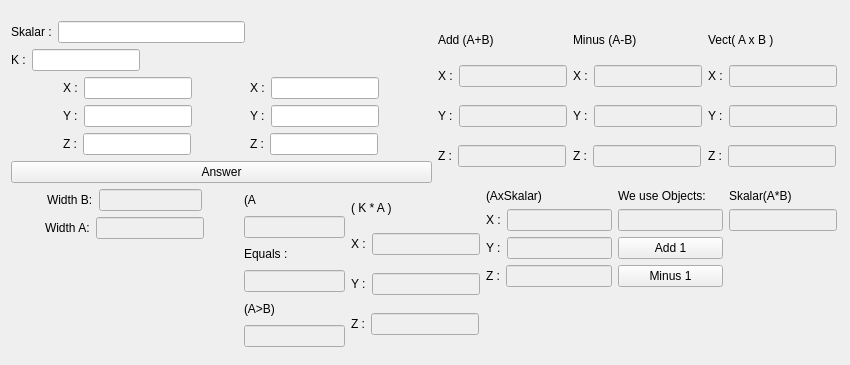
<?xml version="1.0" encoding="UTF-8"?>
<ui version="4.0">
 <class>MainWindow</class>
 <widget class="QMainWindow" name="MainWindow">
  <property name="geometry">
   <rect>
    <x>0</x>
    <y>0</y>
    <width>850</width>
    <height>365</height>
   </rect>
  </property>
  <property name="minimumSize">
   <size>
    <width>850</width>
    <height>365</height>
   </size>
  </property>
  <property name="maximumSize">
   <size>
    <width>850</width>
    <height>365</height>
   </size>
  </property>
  <property name="cursor">
   <cursorShape>PointingHandCursor</cursorShape>
  </property>
  <property name="mouseTracking">
   <bool>true</bool>
  </property>
  <property name="windowTitle">
   <string>MainWindow</string>
  </property>
  <property name="windowIcon">
   <iconset resource="res.qrc">
    <normaloff>:/image/puzzle.ico</normaloff>:/image/puzzle.ico</iconset>
  </property>
  <widget class="QWidget" name="centralWidget">
   <widget class="QWidget" name="layoutWidget">
    <property name="geometry">
     <rect>
      <x>0</x>
      <y>10</y>
      <width>848</width>
      <height>348</height>
     </rect>
    </property>
    <layout class="QGridLayout" name="gridLayout_2">
     <item row="0" column="0">
      <layout class="QGridLayout" name="gridLayout">
       <item row="0" column="0">
        <layout class="QVBoxLayout" name="verticalLayout_14">
         <item>
          <layout class="QHBoxLayout" name="horizontalLayout_8">
           <item>
            <layout class="QVBoxLayout" name="verticalLayout_9">
             <item>
              <layout class="QHBoxLayout" name="horizontalLayout_9">
               <item>
                <widget class="QLabel" name="label_26">
                 <property name="text">
                  <string>Skalar :</string>
                 </property>
                </widget>
               </item>
               <item>
                <widget class="QLineEdit" name="line_skal"/>
               </item>
               <item>
                <spacer name="horizontalSpacer_2">
                 <property name="orientation">
                  <enum>Qt::Horizontal</enum>
                 </property>
                 <property name="sizeHint" stdset="0">
                  <size>
                   <width>40</width>
                   <height>20</height>
                  </size>
                 </property>
                </spacer>
               </item>
              </layout>
             </item>
             <item>
              <layout class="QHBoxLayout" name="horizontalLayout_22">
               <item>
                <widget class="QLabel" name="label_8">
                 <property name="sizePolicy">
                  <sizepolicy hsizetype="Fixed" vsizetype="Fixed">
                   <horstretch>0</horstretch>
                   <verstretch>0</verstretch>
                  </sizepolicy>
                 </property>
                 <property name="text">
                  <string>K :</string>
                 </property>
                </widget>
               </item>
               <item>
                <widget class="QLineEdit" name="line_K">
                 <property name="sizePolicy">
                  <sizepolicy hsizetype="Fixed" vsizetype="Fixed">
                   <horstretch>0</horstretch>
                   <verstretch>0</verstretch>
                  </sizepolicy>
                 </property>
                </widget>
               </item>
               <item>
                <spacer name="horizontalSpacer">
                 <property name="orientation">
                  <enum>Qt::Horizontal</enum>
                 </property>
                 <property name="sizeHint" stdset="0">
                  <size>
                   <width>40</width>
                   <height>20</height>
                  </size>
                 </property>
                </spacer>
               </item>
              </layout>
             </item>
            </layout>
           </item>
          </layout>
         </item>
         <item>
          <layout class="QHBoxLayout" name="horizontalLayout_7">
           <item>
            <layout class="QVBoxLayout" name="verticalLayout">
             <item>
              <layout class="QHBoxLayout" name="horizontalLayout_3">
               <item>
                <widget class="QLabel" name="label_3">
                 <property name="sizePolicy">
                  <sizepolicy hsizetype="Fixed" vsizetype="Fixed">
                   <horstretch>0</horstretch>
                   <verstretch>0</verstretch>
                  </sizepolicy>
                 </property>
                 <property name="text">
                  <string>X :</string>
                 </property>
                </widget>
               </item>
               <item>
                <widget class="QLineEdit" name="line_a_x">
                 <property name="sizePolicy">
                  <sizepolicy hsizetype="Fixed" vsizetype="Fixed">
                   <horstretch>0</horstretch>
                   <verstretch>0</verstretch>
                  </sizepolicy>
                 </property>
                </widget>
               </item>
              </layout>
             </item>
             <item>
              <layout class="QHBoxLayout" name="horizontalLayout">
               <item>
                <widget class="QLabel" name="label">
                 <property name="sizePolicy">
                  <sizepolicy hsizetype="Fixed" vsizetype="Fixed">
                   <horstretch>0</horstretch>
                   <verstretch>0</verstretch>
                  </sizepolicy>
                 </property>
                 <property name="text">
                  <string>Y :</string>
                 </property>
                </widget>
               </item>
               <item>
                <widget class="QLineEdit" name="line_a_y">
                 <property name="sizePolicy">
                  <sizepolicy hsizetype="Fixed" vsizetype="Fixed">
                   <horstretch>0</horstretch>
                   <verstretch>0</verstretch>
                  </sizepolicy>
                 </property>
                </widget>
               </item>
              </layout>
             </item>
             <item>
              <layout class="QHBoxLayout" name="horizontalLayout_2">
               <item>
                <widget class="QLabel" name="label_2">
                 <property name="sizePolicy">
                  <sizepolicy hsizetype="Fixed" vsizetype="Fixed">
                   <horstretch>0</horstretch>
                   <verstretch>0</verstretch>
                  </sizepolicy>
                 </property>
                 <property name="text">
                  <string>Z :</string>
                 </property>
                </widget>
               </item>
               <item>
                <widget class="QLineEdit" name="line_a_z">
                 <property name="sizePolicy">
                  <sizepolicy hsizetype="Fixed" vsizetype="Fixed">
                   <horstretch>0</horstretch>
                   <verstretch>0</verstretch>
                  </sizepolicy>
                 </property>
                </widget>
               </item>
              </layout>
             </item>
            </layout>
           </item>
           <item>
            <layout class="QVBoxLayout" name="verticalLayout_2">
             <item>
              <layout class="QHBoxLayout" name="horizontalLayout_4">
               <item>
                <widget class="QLabel" name="label_4">
                 <property name="sizePolicy">
                  <sizepolicy hsizetype="Fixed" vsizetype="Fixed">
                   <horstretch>0</horstretch>
                   <verstretch>0</verstretch>
                  </sizepolicy>
                 </property>
                 <property name="text">
                  <string>X :</string>
                 </property>
                </widget>
               </item>
               <item>
                <widget class="QLineEdit" name="line_b_x">
                 <property name="sizePolicy">
                  <sizepolicy hsizetype="Fixed" vsizetype="Fixed">
                   <horstretch>0</horstretch>
                   <verstretch>0</verstretch>
                  </sizepolicy>
                 </property>
                </widget>
               </item>
              </layout>
             </item>
             <item>
              <layout class="QHBoxLayout" name="horizontalLayout_5">
               <item>
                <widget class="QLabel" name="label_5">
                 <property name="sizePolicy">
                  <sizepolicy hsizetype="Fixed" vsizetype="Fixed">
                   <horstretch>0</horstretch>
                   <verstretch>0</verstretch>
                  </sizepolicy>
                 </property>
                 <property name="text">
                  <string>Y :</string>
                 </property>
                </widget>
               </item>
               <item>
                <widget class="QLineEdit" name="line_b_y">
                 <property name="sizePolicy">
                  <sizepolicy hsizetype="Fixed" vsizetype="Fixed">
                   <horstretch>0</horstretch>
                   <verstretch>0</verstretch>
                  </sizepolicy>
                 </property>
                </widget>
               </item>
              </layout>
             </item>
             <item>
              <layout class="QHBoxLayout" name="horizontalLayout_6">
               <item>
                <widget class="QLabel" name="label_6">
                 <property name="sizePolicy">
                  <sizepolicy hsizetype="Fixed" vsizetype="Fixed">
                   <horstretch>0</horstretch>
                   <verstretch>0</verstretch>
                  </sizepolicy>
                 </property>
                 <property name="text">
                  <string>Z :</string>
                 </property>
                </widget>
               </item>
               <item>
                <widget class="QLineEdit" name="line_b_z">
                 <property name="sizePolicy">
                  <sizepolicy hsizetype="Fixed" vsizetype="Fixed">
                   <horstretch>0</horstretch>
                   <verstretch>0</verstretch>
                  </sizepolicy>
                 </property>
                </widget>
               </item>
              </layout>
             </item>
            </layout>
           </item>
          </layout>
         </item>
         <item>
          <widget class="QPushButton" name="pushButton">
           <property name="text">
            <string>Answer</string>
           </property>
          </widget>
         </item>
        </layout>
       </item>
       <item row="0" column="1">
        <layout class="QVBoxLayout" name="verticalLayout_3">
         <item>
          <widget class="QLabel" name="label_9">
           <property name="sizePolicy">
            <sizepolicy hsizetype="Fixed" vsizetype="Fixed">
             <horstretch>0</horstretch>
             <verstretch>0</verstretch>
            </sizepolicy>
           </property>
           <property name="text">
            <string>Add (A+B)</string>
           </property>
          </widget>
         </item>
         <item>
          <layout class="QHBoxLayout" name="horizontalLayout_12">
           <item>
            <widget class="QLabel" name="label_10">
             <property name="sizePolicy">
              <sizepolicy hsizetype="Fixed" vsizetype="Fixed">
               <horstretch>0</horstretch>
               <verstretch>0</verstretch>
              </sizepolicy>
             </property>
             <property name="text">
              <string>X :</string>
             </property>
            </widget>
           </item>
           <item>
            <widget class="QLineEdit" name="line_Add_x">
             <property name="enabled">
              <bool>false</bool>
             </property>
             <property name="sizePolicy">
              <sizepolicy hsizetype="Fixed" vsizetype="Fixed">
               <horstretch>0</horstretch>
               <verstretch>0</verstretch>
              </sizepolicy>
             </property>
            </widget>
           </item>
          </layout>
         </item>
         <item>
          <layout class="QHBoxLayout" name="horizontalLayout_11">
           <item>
            <widget class="QLabel" name="label_11">
             <property name="sizePolicy">
              <sizepolicy hsizetype="Fixed" vsizetype="Fixed">
               <horstretch>0</horstretch>
               <verstretch>0</verstretch>
              </sizepolicy>
             </property>
             <property name="text">
              <string>Y :</string>
             </property>
            </widget>
           </item>
           <item>
            <widget class="QLineEdit" name="line_Add_y">
             <property name="enabled">
              <bool>false</bool>
             </property>
             <property name="sizePolicy">
              <sizepolicy hsizetype="Fixed" vsizetype="Fixed">
               <horstretch>0</horstretch>
               <verstretch>0</verstretch>
              </sizepolicy>
             </property>
            </widget>
           </item>
          </layout>
         </item>
         <item>
          <layout class="QHBoxLayout" name="horizontalLayout_10">
           <item>
            <widget class="QLabel" name="label_12">
             <property name="sizePolicy">
              <sizepolicy hsizetype="Fixed" vsizetype="Fixed">
               <horstretch>0</horstretch>
               <verstretch>0</verstretch>
              </sizepolicy>
             </property>
             <property name="text">
              <string>Z :</string>
             </property>
            </widget>
           </item>
           <item>
            <widget class="QLineEdit" name="line_Add_z">
             <property name="enabled">
              <bool>false</bool>
             </property>
             <property name="sizePolicy">
              <sizepolicy hsizetype="Fixed" vsizetype="Fixed">
               <horstretch>0</horstretch>
               <verstretch>0</verstretch>
              </sizepolicy>
             </property>
            </widget>
           </item>
          </layout>
         </item>
        </layout>
       </item>
       <item row="0" column="2">
        <layout class="QVBoxLayout" name="verticalLayout_4">
         <item>
          <widget class="QLabel" name="label_13">
           <property name="sizePolicy">
            <sizepolicy hsizetype="Fixed" vsizetype="Fixed">
             <horstretch>0</horstretch>
             <verstretch>0</verstretch>
            </sizepolicy>
           </property>
           <property name="text">
            <string>Minus (A-B)</string>
           </property>
          </widget>
         </item>
         <item>
          <layout class="QHBoxLayout" name="horizontalLayout_13">
           <item>
            <widget class="QLabel" name="label_14">
             <property name="sizePolicy">
              <sizepolicy hsizetype="Fixed" vsizetype="Fixed">
               <horstretch>0</horstretch>
               <verstretch>0</verstretch>
              </sizepolicy>
             </property>
             <property name="text">
              <string>X :</string>
             </property>
            </widget>
           </item>
           <item>
            <widget class="QLineEdit" name="line_Minus_x">
             <property name="enabled">
              <bool>false</bool>
             </property>
             <property name="sizePolicy">
              <sizepolicy hsizetype="Fixed" vsizetype="Fixed">
               <horstretch>0</horstretch>
               <verstretch>0</verstretch>
              </sizepolicy>
             </property>
            </widget>
           </item>
          </layout>
         </item>
         <item>
          <layout class="QHBoxLayout" name="horizontalLayout_14">
           <item>
            <widget class="QLabel" name="label_15">
             <property name="sizePolicy">
              <sizepolicy hsizetype="Fixed" vsizetype="Fixed">
               <horstretch>0</horstretch>
               <verstretch>0</verstretch>
              </sizepolicy>
             </property>
             <property name="text">
              <string>Y :</string>
             </property>
            </widget>
           </item>
           <item>
            <widget class="QLineEdit" name="line_Minus_y">
             <property name="enabled">
              <bool>false</bool>
             </property>
             <property name="sizePolicy">
              <sizepolicy hsizetype="Fixed" vsizetype="Fixed">
               <horstretch>0</horstretch>
               <verstretch>0</verstretch>
              </sizepolicy>
             </property>
            </widget>
           </item>
          </layout>
         </item>
         <item>
          <layout class="QHBoxLayout" name="horizontalLayout_15">
           <item>
            <widget class="QLabel" name="label_16">
             <property name="sizePolicy">
              <sizepolicy hsizetype="Fixed" vsizetype="Fixed">
               <horstretch>0</horstretch>
               <verstretch>0</verstretch>
              </sizepolicy>
             </property>
             <property name="text">
              <string>Z :</string>
             </property>
            </widget>
           </item>
           <item>
            <widget class="QLineEdit" name="line_Minus_z">
             <property name="enabled">
              <bool>false</bool>
             </property>
             <property name="sizePolicy">
              <sizepolicy hsizetype="Fixed" vsizetype="Fixed">
               <horstretch>0</horstretch>
               <verstretch>0</verstretch>
              </sizepolicy>
             </property>
            </widget>
           </item>
          </layout>
         </item>
        </layout>
       </item>
       <item row="0" column="3">
        <layout class="QVBoxLayout" name="verticalLayout_6">
         <item>
          <widget class="QLabel" name="label_17">
           <property name="sizePolicy">
            <sizepolicy hsizetype="Fixed" vsizetype="Fixed">
             <horstretch>0</horstretch>
             <verstretch>0</verstretch>
            </sizepolicy>
           </property>
           <property name="text">
            <string>Vect( A x B )</string>
           </property>
          </widget>
         </item>
         <item>
          <layout class="QHBoxLayout" name="horizontalLayout_16">
           <item>
            <widget class="QLabel" name="label_18">
             <property name="sizePolicy">
              <sizepolicy hsizetype="Fixed" vsizetype="Fixed">
               <horstretch>0</horstretch>
               <verstretch>0</verstretch>
              </sizepolicy>
             </property>
             <property name="text">
              <string>X :</string>
             </property>
            </widget>
           </item>
           <item>
            <widget class="QLineEdit" name="line_vect_x">
             <property name="enabled">
              <bool>false</bool>
             </property>
             <property name="sizePolicy">
              <sizepolicy hsizetype="Fixed" vsizetype="Fixed">
               <horstretch>0</horstretch>
               <verstretch>0</verstretch>
              </sizepolicy>
             </property>
            </widget>
           </item>
          </layout>
         </item>
         <item>
          <layout class="QHBoxLayout" name="horizontalLayout_17">
           <item>
            <widget class="QLabel" name="label_19">
             <property name="sizePolicy">
              <sizepolicy hsizetype="Fixed" vsizetype="Fixed">
               <horstretch>0</horstretch>
               <verstretch>0</verstretch>
              </sizepolicy>
             </property>
             <property name="text">
              <string>Y :</string>
             </property>
            </widget>
           </item>
           <item>
            <widget class="QLineEdit" name="line_vect_y">
             <property name="enabled">
              <bool>false</bool>
             </property>
             <property name="sizePolicy">
              <sizepolicy hsizetype="Fixed" vsizetype="Fixed">
               <horstretch>0</horstretch>
               <verstretch>0</verstretch>
              </sizepolicy>
             </property>
            </widget>
           </item>
          </layout>
         </item>
         <item>
          <layout class="QHBoxLayout" name="horizontalLayout_18">
           <item>
            <widget class="QLabel" name="label_20">
             <property name="sizePolicy">
              <sizepolicy hsizetype="Fixed" vsizetype="Fixed">
               <horstretch>0</horstretch>
               <verstretch>0</verstretch>
              </sizepolicy>
             </property>
             <property name="text">
              <string>Z :</string>
             </property>
            </widget>
           </item>
           <item>
            <widget class="QLineEdit" name="line_vect_z">
             <property name="enabled">
              <bool>false</bool>
             </property>
             <property name="sizePolicy">
              <sizepolicy hsizetype="Fixed" vsizetype="Fixed">
               <horstretch>0</horstretch>
               <verstretch>0</verstretch>
              </sizepolicy>
             </property>
            </widget>
           </item>
          </layout>
         </item>
        </layout>
       </item>
       <item row="0" column="4">
        <layout class="QVBoxLayout" name="verticalLayout_13"/>
       </item>
      </layout>
     </item>
     <item row="1" column="0">
      <layout class="QHBoxLayout" name="horizontalLayout_28">
       <item>
        <layout class="QVBoxLayout" name="verticalLayout_10">
         <item>
          <layout class="QVBoxLayout" name="verticalLayout_11"/>
         </item>
        </layout>
       </item>
       <item>
        <layout class="QVBoxLayout" name="verticalLayout_8">
         <item>
          <layout class="QHBoxLayout" name="horizontalLayout_30">
           <item>
            <spacer name="horizontalSpacer_6">
             <property name="orientation">
              <enum>Qt::Horizontal</enum>
             </property>
             <property name="sizeHint" stdset="0">
              <size>
               <width>40</width>
               <height>20</height>
              </size>
             </property>
            </spacer>
           </item>
           <item>
            <widget class="QLabel" name="label_33">
             <property name="text">
              <string>Width B:</string>
             </property>
            </widget>
           </item>
           <item>
            <widget class="QLineEdit" name="lineWidthB">
             <property name="enabled">
              <bool>false</bool>
             </property>
            </widget>
           </item>
           <item>
            <spacer name="horizontalSpacer_4">
             <property name="orientation">
              <enum>Qt::Horizontal</enum>
             </property>
             <property name="sizeHint" stdset="0">
              <size>
               <width>40</width>
               <height>20</height>
              </size>
             </property>
            </spacer>
           </item>
          </layout>
         </item>
         <item>
          <layout class="QHBoxLayout" name="horizontalLayout_29">
           <item>
            <spacer name="horizontalSpacer_5">
             <property name="orientation">
              <enum>Qt::Horizontal</enum>
             </property>
             <property name="sizeHint" stdset="0">
              <size>
               <width>40</width>
               <height>20</height>
              </size>
             </property>
            </spacer>
           </item>
           <item>
            <widget class="QLabel" name="label_25">
             <property name="sizePolicy">
              <sizepolicy hsizetype="Fixed" vsizetype="Fixed">
               <horstretch>0</horstretch>
               <verstretch>0</verstretch>
              </sizepolicy>
             </property>
             <property name="text">
              <string>Width A:</string>
             </property>
            </widget>
           </item>
           <item>
            <widget class="QLineEdit" name="line_Width">
             <property name="enabled">
              <bool>false</bool>
             </property>
             <property name="sizePolicy">
              <sizepolicy hsizetype="Fixed" vsizetype="Fixed">
               <horstretch>0</horstretch>
               <verstretch>0</verstretch>
              </sizepolicy>
             </property>
            </widget>
           </item>
           <item>
            <spacer name="horizontalSpacer_3">
             <property name="orientation">
              <enum>Qt::Horizontal</enum>
             </property>
             <property name="sizeHint" stdset="0">
              <size>
               <width>40</width>
               <height>20</height>
              </size>
             </property>
            </spacer>
           </item>
          </layout>
         </item>
         <item>
          <spacer name="verticalSpacer_4">
           <property name="orientation">
            <enum>Qt::Vertical</enum>
           </property>
           <property name="sizeHint" stdset="0">
            <size>
             <width>20</width>
             <height>40</height>
            </size>
           </property>
          </spacer>
         </item>
        </layout>
       </item>
       <item>
        <layout class="QHBoxLayout" name="horizontalLayout_27">
         <item>
          <layout class="QVBoxLayout" name="verticalLayout_17">
           <item>
            <layout class="QVBoxLayout" name="verticalLayout_15">
             <item>
              <widget class="QLabel" name="label_31">
               <property name="text">
                <string>(A&lt;B)</string>
               </property>
              </widget>
             </item>
             <item>
              <widget class="QLineEdit" name="lineLower">
               <property name="enabled">
                <bool>false</bool>
               </property>
              </widget>
             </item>
            </layout>
           </item>
           <item>
            <layout class="QVBoxLayout" name="verticalLayout_12">
             <item>
              <widget class="QLabel" name="label_30">
               <property name="text">
                <string>Equals :</string>
               </property>
              </widget>
             </item>
             <item>
              <widget class="QLineEdit" name="line_equals">
               <property name="enabled">
                <bool>false</bool>
               </property>
              </widget>
             </item>
            </layout>
           </item>
           <item>
            <layout class="QVBoxLayout" name="verticalLayout_16">
             <item>
              <widget class="QLabel" name="label_32">
               <property name="text">
                <string>(A&gt;B)</string>
               </property>
              </widget>
             </item>
             <item>
              <widget class="QLineEdit" name="linehigher">
               <property name="enabled">
                <bool>false</bool>
               </property>
              </widget>
             </item>
            </layout>
           </item>
          </layout>
         </item>
         <item>
          <layout class="QVBoxLayout" name="verticalLayout_7">
           <item>
            <widget class="QLabel" name="label_21">
             <property name="sizePolicy">
              <sizepolicy hsizetype="Fixed" vsizetype="Fixed">
               <horstretch>0</horstretch>
               <verstretch>0</verstretch>
              </sizepolicy>
             </property>
             <property name="text">
              <string>( K * A )</string>
             </property>
            </widget>
           </item>
           <item>
            <layout class="QHBoxLayout" name="horizontalLayout_19">
             <item>
              <widget class="QLabel" name="label_22">
               <property name="sizePolicy">
                <sizepolicy hsizetype="Fixed" vsizetype="Fixed">
                 <horstretch>0</horstretch>
                 <verstretch>0</verstretch>
                </sizepolicy>
               </property>
               <property name="text">
                <string>X :</string>
               </property>
              </widget>
             </item>
             <item>
              <widget class="QLineEdit" name="line_K_x">
               <property name="enabled">
                <bool>false</bool>
               </property>
               <property name="sizePolicy">
                <sizepolicy hsizetype="Fixed" vsizetype="Fixed">
                 <horstretch>0</horstretch>
                 <verstretch>0</verstretch>
                </sizepolicy>
               </property>
              </widget>
             </item>
            </layout>
           </item>
           <item>
            <layout class="QHBoxLayout" name="horizontalLayout_20">
             <item>
              <widget class="QLabel" name="label_23">
               <property name="sizePolicy">
                <sizepolicy hsizetype="Fixed" vsizetype="Fixed">
                 <horstretch>0</horstretch>
                 <verstretch>0</verstretch>
                </sizepolicy>
               </property>
               <property name="text">
                <string>Y :</string>
               </property>
              </widget>
             </item>
             <item>
              <widget class="QLineEdit" name="line_K_y">
               <property name="enabled">
                <bool>false</bool>
               </property>
               <property name="sizePolicy">
                <sizepolicy hsizetype="Fixed" vsizetype="Fixed">
                 <horstretch>0</horstretch>
                 <verstretch>0</verstretch>
                </sizepolicy>
               </property>
              </widget>
             </item>
            </layout>
           </item>
           <item>
            <layout class="QHBoxLayout" name="horizontalLayout_21">
             <item>
              <widget class="QLabel" name="label_24">
               <property name="sizePolicy">
                <sizepolicy hsizetype="Fixed" vsizetype="Fixed">
                 <horstretch>0</horstretch>
                 <verstretch>0</verstretch>
                </sizepolicy>
               </property>
               <property name="text">
                <string>Z :</string>
               </property>
              </widget>
             </item>
             <item>
              <widget class="QLineEdit" name="line_K_z">
               <property name="enabled">
                <bool>false</bool>
               </property>
               <property name="sizePolicy">
                <sizepolicy hsizetype="Fixed" vsizetype="Fixed">
                 <horstretch>0</horstretch>
                 <verstretch>0</verstretch>
                </sizepolicy>
               </property>
              </widget>
             </item>
            </layout>
           </item>
          </layout>
         </item>
         <item>
          <layout class="QHBoxLayout" name="horizontalLayout_26">
           <item>
            <layout class="QVBoxLayout" name="verticalLayout_19">
             <item>
              <widget class="QLabel" name="label_34">
               <property name="text">
                <string>(AxSkalar)</string>
               </property>
              </widget>
             </item>
             <item>
              <layout class="QHBoxLayout" name="horizontalLayout_23">
               <item>
                <widget class="QLabel" name="label_27">
                 <property name="text">
                  <string>X :</string>
                 </property>
                </widget>
               </item>
               <item>
                <widget class="QLineEdit" name="line_sk_x">
                 <property name="enabled">
                  <bool>false</bool>
                 </property>
                </widget>
               </item>
              </layout>
             </item>
             <item>
              <layout class="QHBoxLayout" name="horizontalLayout_24">
               <item>
                <widget class="QLabel" name="label_28">
                 <property name="text">
                  <string>Y :</string>
                 </property>
                </widget>
               </item>
               <item>
                <widget class="QLineEdit" name="line_sk_y">
                 <property name="enabled">
                  <bool>false</bool>
                 </property>
                </widget>
               </item>
              </layout>
             </item>
             <item>
              <layout class="QHBoxLayout" name="horizontalLayout_25">
               <item>
                <widget class="QLabel" name="label_29">
                 <property name="text">
                  <string>Z :</string>
                 </property>
                </widget>
               </item>
               <item>
                <widget class="QLineEdit" name="line_sk_z">
                 <property name="enabled">
                  <bool>false</bool>
                 </property>
                </widget>
               </item>
              </layout>
             </item>
             <item>
              <spacer name="verticalSpacer_2">
               <property name="orientation">
                <enum>Qt::Vertical</enum>
               </property>
               <property name="sizeHint" stdset="0">
                <size>
                 <width>20</width>
                 <height>40</height>
                </size>
               </property>
              </spacer>
             </item>
            </layout>
           </item>
           <item>
            <layout class="QVBoxLayout" name="verticalLayout_18">
             <item>
              <widget class="QLabel" name="label_35">
               <property name="text">
                <string>We use Objects:</string>
               </property>
              </widget>
             </item>
             <item>
              <widget class="QLineEdit" name="lineNumberObg">
               <property name="enabled">
                <bool>false</bool>
               </property>
              </widget>
             </item>
             <item>
              <widget class="QPushButton" name="pushButtonAddNum">
               <property name="text">
                <string>Add 1</string>
               </property>
              </widget>
             </item>
             <item>
              <widget class="QPushButton" name="pushButtonMinusNumObj">
               <property name="text">
                <string>Minus 1</string>
               </property>
              </widget>
             </item>
             <item>
              <spacer name="verticalSpacer">
               <property name="orientation">
                <enum>Qt::Vertical</enum>
               </property>
               <property name="sizeHint" stdset="0">
                <size>
                 <width>20</width>
                 <height>40</height>
                </size>
               </property>
              </spacer>
             </item>
            </layout>
           </item>
          </layout>
         </item>
        </layout>
       </item>
       <item>
        <layout class="QVBoxLayout" name="verticalLayout_5">
         <item>
          <widget class="QLabel" name="label_7">
           <property name="sizePolicy">
            <sizepolicy hsizetype="Fixed" vsizetype="Fixed">
             <horstretch>0</horstretch>
             <verstretch>0</verstretch>
            </sizepolicy>
           </property>
           <property name="text">
            <string>Skalar(A*B)</string>
           </property>
          </widget>
         </item>
         <item>
          <widget class="QLineEdit" name="line_skalar">
           <property name="enabled">
            <bool>false</bool>
           </property>
           <property name="sizePolicy">
            <sizepolicy hsizetype="Fixed" vsizetype="Fixed">
             <horstretch>0</horstretch>
             <verstretch>0</verstretch>
            </sizepolicy>
           </property>
          </widget>
         </item>
         <item>
          <spacer name="verticalSpacer_3">
           <property name="orientation">
            <enum>Qt::Vertical</enum>
           </property>
           <property name="sizeHint" stdset="0">
            <size>
             <width>20</width>
             <height>40</height>
            </size>
           </property>
          </spacer>
         </item>
        </layout>
       </item>
      </layout>
     </item>
    </layout>
   </widget>
  </widget>
 </widget>
 <layoutdefault spacing="6" margin="11"/>
 <resources>
  <include location="res.qrc"/>
 </resources>
 <connections/>
</ui>
